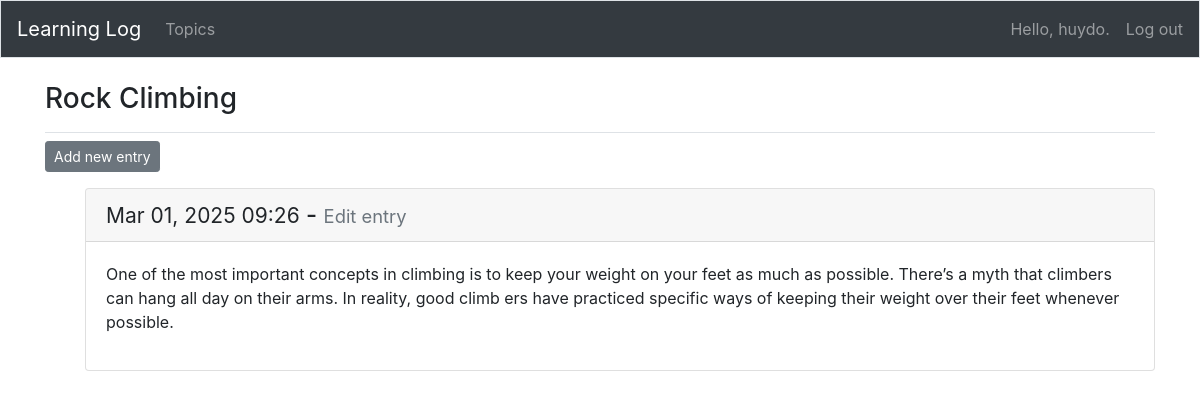
The page /topics/2/ (signed in) on the database its author committed.
### learning_logs/models.py (models this page shows, shortened)
class Topic(models.Model):
    text = models.CharField(max_length=200)
    date_added = models.DateTimeField(auto_now_add=True)
    owner = models.ForeignKey(User, on_delete=models.CASCADE)
    def __str__(self):
        """This is just like toString() in Java"""
        return self.text

class Entry(models.Model):
    topic = models.ForeignKey(Topic, on_delete=models.CASCADE)
    text = models.TextField()
    date_added = models.DateTimeField(auto_now_add=True)
    class Meta:
        verbose_name_plural = 'entries'

### learning_logs/views.py (the view)
# urls.py: path('topics/<int:topic_id>/', views.topic, name='topic'),
@login_required
def topic(request, topic_id):
    topic = Topic.objects.get(id=topic_id)
    if topic.owner != request.user:
        raise Http404
    entries = topic.entry_set.order_by('-date_added')
    context = {'topic' : topic, 'entries' : entries} # Pass data to template
    return render(request, 'learning_logs/topic.html', context)

### learning_logs/templates/learning_logs/topic.html
{% extends "learning_logs/base.html" %}
{% block page_header %}
    <h3>{{ topic }}</h3>
{% endblock page_header %}
{% block content %}
    <p>
        <a class="btn btn-sm btn-secondary" href="{% url 'learning_logs:new_entry' topic.id %}" role="button">Add new entry</a>
    </p>
    <ul>
        {% for entry in entries %}
            <div class="card mb-3">
                <h4 class="card-header">
                    <small>{{ entry.date_added|date:'M d, Y H:i' }}</small> -
                    <small><a href="{% url 'learning_logs:edit_entry' entry.id %}" class="text-muted small">Edit entry</a></small>
                </h4>
                <div class="card-body">
                    {{ entry.text|linebreaks }}
                </div>
            </div>
        {% empty %}
            <li>There are no entries for this topic yet.</li>
        {% endfor %}
    </ul>
{% endblock content %}

### learning_logs/templates/learning_logs/base.html (shortened to what this page needs)
{% load bootstrap4 %}
<!DOCTYPE html>
<html lang="en">
<head>
    {% bootstrap_css %}
</head>
<body>
<nav class="navbar navbar-expand-md navbar-dark bg-dark mb-4 border">
    <a class="navbar-brand" href="{% url 'learning_logs:index' %}">Learning Log</a>
    <div class="collapse navbar-collapse" id="navbarCollapse">
        <ul class="navbar-nav mr-auto">
            <li class="nav-item">
                <a class="nav-link" href="{% url 'learning_logs:topics' %}">Topics</a>
            </li>
        </ul>
        <ul class="navbar-nav ml-auto">
            {% if user.is_authenticated %}
                <li class="nav-item">
                    <span class="navbar-text mr-3">Hello, {{ user.username }}.</span>
                </li>
                <li class="nav-item">
                    <form method="post" action="{% url 'users:logout' %}">
                        <button type="submit" class="nav-link "
                                style="padding: 0; border: none; background: none; margin-top: 8px">
                            Log out
                        </button>
                    </form>
                </li>
            {% endif %}
        </ul>
    </div>
</nav>
<main role="main" class="container">
    <div class="pb-2 mb-2 border-bottom">
        {% block page_header %}{% endblock page_header %}
    </div>
    <div>
        {% block content %}{% endblock content %}
    </div>
</main>
</body>
</html>

### rows shown on the page
Topic: text "Rock Climbing"
Entry: date_added "Mar 01, 2025 09:26", text "One of the most important concepts in climbing is to keep your weight on your feet as much as possible. There’s a myth that climbers can hang all day on their arms. In reality, good climb ers have practiced specific ways of keeping their weight over their feet whenever possible."

### other values the page prints
{{ user.username }} "huydo"
